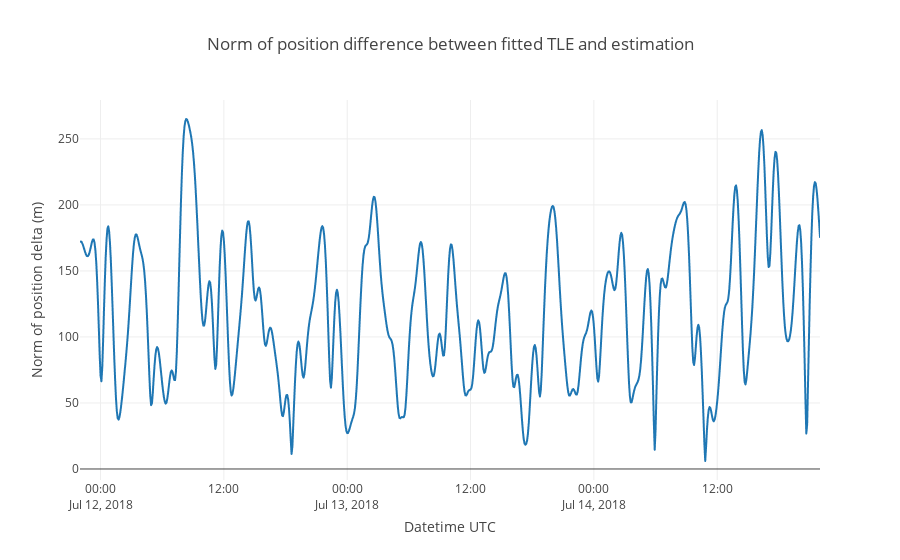

The notebook cell saved with this chart:
### Markdown cell above
In some cases, the fitted TLE is much better, in some cases not.

The figure below shows the norm of the position difference with the estimated propagator.

### Code cell
# Computing norm of position difference
import numpy as np
deltaPos_tle_fitted_norm = pd.Series(data=np.linalg.norm(
    PV_tle_fitted_eci_df[['x','y','z']] - PV_eci_df[['x','y','z']], 
    axis=1),
                         index=PV_tle_fitted_eci_df.index)

import plotly.graph_objs as go

trace = go.Scattergl(
    x = deltaPos_tle_fitted_norm.index,
    y = deltaPos_tle_fitted_norm,
    mode='lines'
)

data = [trace]

layout = go.Layout(
    title = 'Norm of position difference between fitted TLE and estimation',
    xaxis = dict(
        title = 'Datetime UTC'
    ),
    yaxis = dict(
        title = 'Norm of position delta (m)'
    )
)

fig = dict(data=data, layout=layout)

py.iplot(fig)

### Figure 1 — Plotly figure (JSON) as saved in the notebook; plotly's stock layout.template omitted (floating-point values rounded to 4 significant figures; data arrays with more than 128 entries replaced by an {"elided": "..."} marker saying what was removed)
{"data": [{"mode": "lines", "type": "scattergl", "uid": "b5c8245d-7ebd-4454-a562-e1079080980d", "x": {"elided": "865 str values"}, "y": {"elided": "865 float values"}}], "layout": {"autosize": true, "title": {"text": "Norm of position difference between fitted TLE and estimation"}, "xaxis": {"autorange": true, "range": ["2018-07-11 22:00", "2018-07-14 22:00"], "title": {"text": "Datetime UTC"}, "type": "date"}, "yaxis": {"autorange": true, "range": [-8.341, 279.5], "title": {"text": "Norm of position delta (m)"}, "type": "linear"}}}
